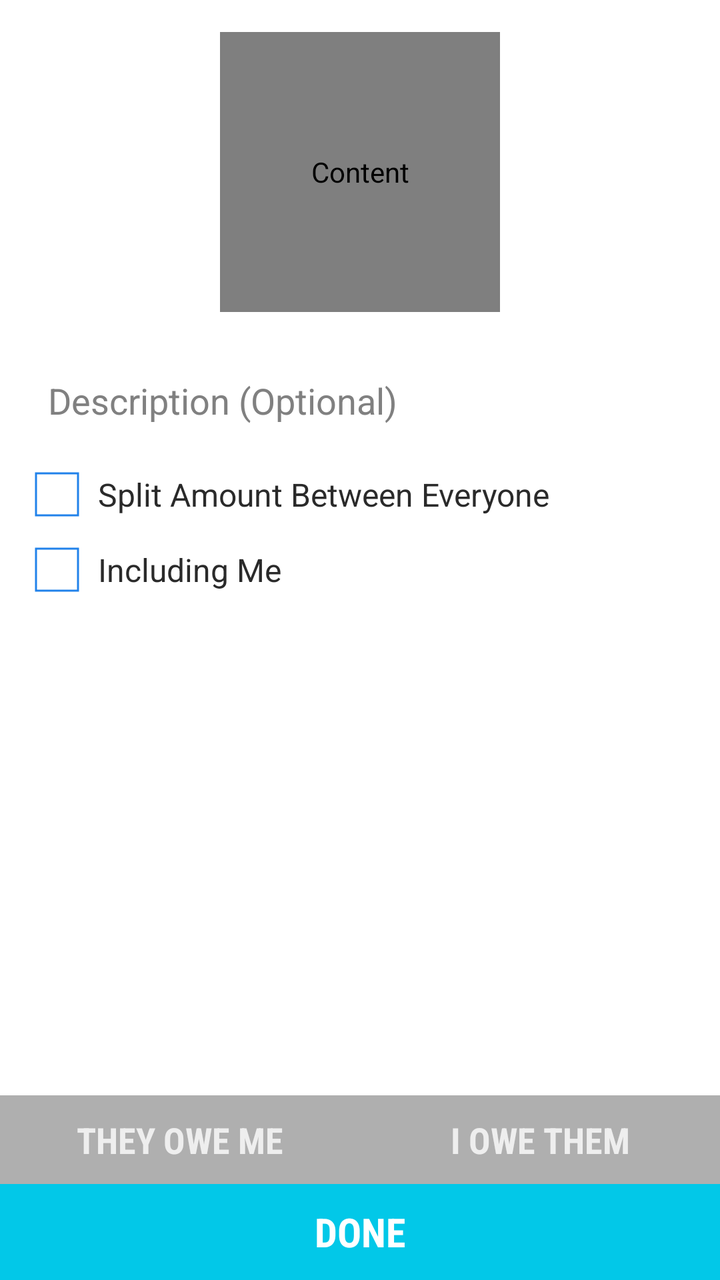
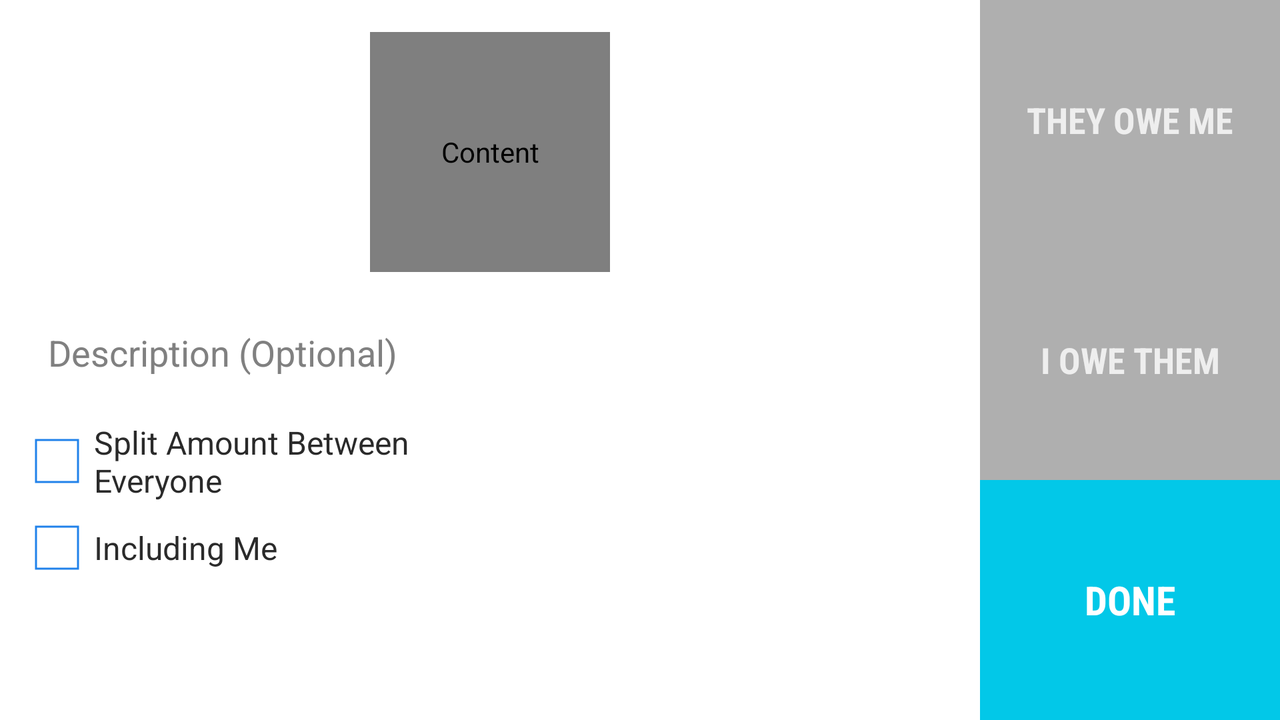

First picture: res/layout/ on a phone held upright. Second picture: the repository's own variant of that layout, on a device whose configuration matches the variant's folder. Source for both follows.
<!-- AndroidManifest.xml: application theme AppTheme -->
<!-- res/layout/fragment_debtsummary.xml -->
<?xml version="1.0" encoding="utf-8"?>
<RelativeLayout
	xmlns:android="http://schemas.android.com/apk/res/android"
    android:layout_width="match_parent"
    android:layout_height="match_parent" >

	<Button
		android:id="@+id/donebtn"
		style="@style/CustomBtn"
		android:layout_width="fill_parent"
		android:layout_height="wrap_content"
		android:layout_alignParentBottom="true"
		android:background="@drawable/btn_wide_red"
		android:fontFamily="sans-serif-condensed"
		android:onClick="onNextButtonClick"
		android:text="@string/done" />

	<LinearLayout
		android:id="@+id/radio_group"
		android:layout_width="fill_parent"
		android:layout_height="wrap_content"
		android:layout_above="@id/donebtn"
		android:background="@color/main_background_slightlyDarker"
		android:orientation="horizontal" >

		<TextView
			android:id="@+id/they_owe_me"
			android:layout_width="0dp"
			android:layout_height="wrap_content"
			android:layout_weight="1"
			android:background="@color/main_background_slightlyDarker"
			android:fontFamily="sans-serif-condensed"
			android:gravity="center_horizontal"
			android:paddingBottom="10dp"
			android:paddingTop="10dp"
			android:text="@string/they_owe_me"
			android:textAllCaps="true"
			android:textColor="@color/main_foreground"
			android:textSize="18sp"
			android:textStyle="bold" />

		<TextView
			android:id="@+id/i_owe_them"
			android:layout_width="0dp"
			android:layout_height="wrap_content"
			android:layout_weight="1"
			android:background="@color/main_background_slightlyDarker"
			android:fontFamily="sans-serif-condensed"
			android:gravity="center_horizontal"
			android:paddingBottom="10dp"
			android:paddingTop="10dp"
			android:text="@string/i_owe_them"
			android:textAllCaps="true"
			android:textColor="@color/main_foreground"
			android:textSize="18sp"
			android:textStyle="bold" />
	</LinearLayout>

	<LinearLayout
		android:id="@+id/header"
		android:layout_width="wrap_content"
		android:layout_height="wrap_content"
		android:layout_centerHorizontal="true"
		android:orientation="horizontal">

	<RelativeLayout
		android:layout_width="wrap_content"
		android:layout_height="wrap_content"
		android:layout_margin="16dp">

		<vnapnic.project.debtmanager.view.RoundedImageView
			android:id="@+id/header_pic3"
			android:layout_width="140dp"
			android:layout_height="140dp"
			android:layout_marginLeft="80dp"
			android:contentDescription="@string/contentDesc"
			android:visibility="gone"/>

		<vnapnic.project.debtmanager.view.RoundedImageView
			android:id="@+id/header_pic2"
			android:layout_width="140dp"
			android:layout_height="140dp"
			android:layout_marginLeft="40dp"
			android:contentDescription="@string/contentDesc"
			android:visibility="gone" />

		<vnapnic.project.debtmanager.view.RoundedImageView
			android:id="@+id/header_pic"
			android:layout_width="140dp"
			android:layout_height="140dp"
			android:contentDescription="@string/contentDesc" />

	</RelativeLayout>

	<TextView
		android:id="@+id/overflow_text"
		android:layout_width="wrap_content"
		android:layout_height="match_parent"
		android:layout_alignParentRight="true"
		android:textSize="30sp"
		android:gravity="center"
		android:fontFamily="sans-serif-light"
		android:visibility="gone"/>

	</LinearLayout>

    <EditText
        android:id="@+id/description"
        android:layout_width="fill_parent"
        android:layout_height="wrap_content"
        android:layout_below="@id/header"
        android:layout_marginTop="8dp"
		android:layout_marginBottom="8dp"
		android:layout_marginLeft="16dp"
		android:layout_marginRight="16dp"
        android:hint="@string/description_hint"
        android:padding="8dp" />

    <CheckBox
        android:id="@+id/split_amount"
        style="@style/CustomCheckBox"
        android:layout_width="fill_parent"
        android:layout_height="wrap_content"
        android:layout_below="@id/description"
		android:layout_marginLeft="16dp"
		android:layout_marginRight="16dp"
        android:checked="false"
        android:padding="8dp"
        android:text="@string/split_amount" />

    <CheckBox
        android:id="@+id/incl_me"
        style="@style/CustomCheckBox"
        android:layout_width="fill_parent"
        android:layout_height="wrap_content"
        android:layout_below="@id/split_amount"
		android:layout_marginLeft="16dp"
		android:layout_marginRight="16dp"
        android:checked="false"
        android:padding="8dp"
        android:text="@string/including_me" />

    <TextView
        android:id="@+id/amount"
        android:layout_width="fill_parent"
        android:layout_height="wrap_content"
        android:layout_below="@id/incl_me"
		android:layout_above="@id/radio_group"
		android:padding="8dp"
        android:fontFamily="sans-serif-condensed"
        android:gravity="center_horizontal|center_vertical"
        android:textColor="@color/emphasised_text"
        android:textSize="60sp" />

</RelativeLayout>
<!-- resources referenced by this layout -->
<resources>
  <color name="emphasised_text">#444</color>
  <color name="main_background_slightlyDarker">#AFAFAF</color>
  <color name="main_foreground">#eee</color>
  <string name="contentDesc">Content</string>
  <string name="description_hint">Description (Optional)</string>
  <string name="done">Done</string>
  <string name="i_owe_them">I Owe Them</string>
  <string name="including_me">Including Me</string>
  <string name="split_amount">Split Amount Between Everyone</string>
  <string name="they_owe_me">They Owe Me</string>
  <style name="CustomBtn" parent="@android:style/Widget.Holo.Button">
          <item name="android:textColor">#FFFFFF</item>
          <item name="android:textSize">20sp</item>
          <item name="android:textStyle">bold</item>
          <item name="android:textAllCaps">true</item>
      </style>
  <style name="CustomCheckBox" parent="@android:style/Widget.CompoundButton.CheckBox">
          <item name="android:button">@drawable/btn_checkbox_custom</item>
          <item name="android:textColor">@color/text</item>
      </style>
  <!-- drawable btn_style_grey (drawable) -->
  <?xml version="1.0" encoding="utf-8"?>
  <shape xmlns:android="http://schemas.android.com/apk/res/android" >
      <solid android:color="@color/main_background" />
  </shape>
  <!-- drawable btn_style_pressed (drawable) -->
  <?xml version="1.0" encoding="utf-8"?>
  <shape xmlns:android="http://schemas.android.com/apk/res/android" >
      <solid android:color="#a1f2ff" />
  </shape>
  <!-- drawable btn_style_red (drawable) -->
  <?xml version="1.0" encoding="utf-8"?>
  <shape xmlns:android="http://schemas.android.com/apk/res/android" >
      <solid android:color="#02c8e8" />
  </shape>
  <color name="text">#2a2a2a</color>
  <style name="AppBaseTheme" parent="android:Theme.Holo.Light.DarkActionBar">
          
      </style>
  <style name="PopupMenu.Myactionbar" parent="@android:style/Widget.Holo.ListPopupWindow">
          <item name="android:popupBackground">@drawable/menu_dropdown_panel_myactionbar</item>	
      </style>
  <style name="DropDownListView.Myactionbar" parent="@android:style/Widget.Holo.ListView.DropDown">
          <item name="android:listSelector">@drawable/selectable_background_myactionbar</item>
      </style>
  <style name="ActionBarTabStyle.Myactionbar" parent="@android:style/Widget.Holo.ActionBar.TabView">
          <item name="android:background">@drawable/tab_indicator_ab_myactionbar</item>
      </style>
  <style name="ActionButton.CloseMode.Myactionbar" parent="@android:style/Widget.Holo.ActionButton.CloseMode">
          <item name="android:background">@drawable/btn_cab_done_myactionbar</item>
      </style>
  <style name="EditTextTheme" parent="android:Widget.EditText">
  	  <item name="android:background">@drawable/edit_text_holo_light</item>
  	  <item name="android:textColor">@color/text</item>
    </style>
  <style name="ButtonTheme" parent="android:Widget.Button">
  	  <item name="android:background">@drawable/btn_default_holo_light</item>
  	  <item name="android:minHeight">48dip</item>
  	  <item name="android:minWidth">64dip</item>
  	  <item name="android:textColor">@color/text</item>
    </style>
  <style name="ImageButtonTheme" parent="android:Widget.ImageButton">
  	  <item name="android:background">@drawable/btn_default_holo_light</item>
    </style>
  <style name="Theme.Myactionbar.Widget" parent="@android:style/Theme.Holo">
          <item name="android:popupMenuStyle">@style/PopupMenu.Myactionbar</item>
          <item name="android:dropDownListViewStyle">@style/DropDownListView.Myactionbar</item>
      </style>
  <color name="main_background">#BABABA</color>
  <style name="ProgressBar.Myactionbar" parent="@android:style/Widget.Holo.ProgressBar.Horizontal">
          <item name="android:progressDrawable">@drawable/progress_horizontal_myactionbar</item>
      </style>
  <!-- some entries are left out for length -->
</resources>
<!-- res/layout-w400dp-land/fragment_debtsummary.xml (the repository's variant of the layout above) -->
<!-- drawn on the phone turned sideways -->
<?xml version="1.0" encoding="utf-8"?>
<RelativeLayout
	xmlns:android="http://schemas.android.com/apk/res/android"
    android:layout_width="match_parent"
    android:layout_height="match_parent" >

	<Button
		android:id="@+id/donebtn"
		style="@style/CustomBtn"
		android:layout_width="150dp"
		android:layout_height="120dp"
		android:layout_alignParentRight="true"
		android:layout_alignParentBottom="true"
		android:background="@drawable/btn_wide_red"
		android:fontFamily="sans-serif-condensed"
		android:onClick="onNextButtonClick"
		android:text="@string/done" />

	<LinearLayout
		android:id="@+id/radio_group"
		android:layout_width="150dp"
		android:layout_height="match_parent"
		android:layout_alignParentRight="true"
		android:layout_above="@id/donebtn"
		android:background="@color/main_background_slightlyDarker"
		android:orientation="vertical" >

		<TextView
			android:id="@+id/they_owe_me"
			android:layout_width="match_parent"
			android:layout_height="0dp"
			android:layout_weight="1"
			android:background="@color/main_background_slightlyDarker"
			android:fontFamily="sans-serif-condensed"
			android:gravity="center"
			android:paddingBottom="10dp"
			android:paddingTop="10dp"
			android:text="@string/they_owe_me"
			android:textAllCaps="true"
			android:textColor="@color/main_foreground"
			android:textSize="18sp"
			android:textStyle="bold" />

		<TextView
			android:id="@+id/i_owe_them"
			android:layout_width="match_parent"
			android:layout_height="0dp"
			android:layout_weight="1"
			android:background="@color/main_background_slightlyDarker"
			android:fontFamily="sans-serif-condensed"
			android:gravity="center"
			android:paddingBottom="10dp"
			android:paddingTop="10dp"
			android:text="@string/i_owe_them"
			android:textAllCaps="true"
			android:textColor="@color/main_foreground"
			android:textSize="18sp"
			android:textStyle="bold" />
	</LinearLayout>

	<LinearLayout
		android:id="@+id/header"
		android:layout_width="wrap_content"
		android:layout_height="wrap_content"
		android:layout_centerHorizontal="true"
		android:layout_toLeftOf="@id/donebtn"
		android:layout_alignParentLeft="true"
		android:gravity="center_horizontal"
		android:orientation="horizontal">

	<RelativeLayout
		android:layout_width="wrap_content"
		android:layout_height="wrap_content"
		android:layout_margin="16dp">

		<vnapnic.project.debtmanager.view.RoundedImageView
			android:id="@+id/header_pic3"
			android:layout_width="120dp"
			android:layout_height="120dp"
			android:layout_marginLeft="72dp"
			android:contentDescription="@string/contentDesc"
			android:visibility="gone"/>

		<vnapnic.project.debtmanager.view.RoundedImageView
			android:id="@+id/header_pic2"
			android:layout_width="120dp"
			android:layout_height="120dp"
			android:layout_marginLeft="36dp"
			android:contentDescription="@string/contentDesc"
			android:visibility="gone" />

		<vnapnic.project.debtmanager.view.RoundedImageView
			android:id="@+id/header_pic"
			android:layout_width="120dp"
			android:layout_height="120dp"
			android:contentDescription="@string/contentDesc" />

	</RelativeLayout>

	<TextView
		android:id="@+id/overflow_text"
		android:layout_width="wrap_content"
		android:layout_height="match_parent"
		android:layout_alignParentRight="true"
		android:textSize="30sp"
		android:gravity="center"
		android:fontFamily="sans-serif-light"
		android:visibility="gone"/>

	</LinearLayout>

    <EditText
        android:id="@+id/description"
        android:layout_width="fill_parent"
        android:layout_height="wrap_content"
        android:layout_below="@id/header"
        android:layout_marginTop="4dp"
		android:layout_marginBottom="8dp"
		android:layout_toLeftOf="@id/donebtn"
		android:layout_marginLeft="16dp"
		android:layout_marginRight="16dp"
        android:hint="@string/description_hint"
        android:padding="8dp" />


	<TextView
		android:id="@+id/amount"
		android:layout_width="fill_parent"
		android:layout_height="wrap_content"
		android:layout_below="@id/description"
		android:layout_toLeftOf="@id/radio_group"
		android:fontFamily="sans-serif-condensed"
		android:layout_toRightOf="@id/incl_me"
		android:gravity="center_horizontal|center_vertical"
		android:textColor="@color/emphasised_text"
		android:textSize="60sp" />

    <CheckBox
        android:id="@+id/split_amount"
        style="@style/CustomCheckBox"
        android:layout_width="200dp"
        android:layout_height="wrap_content"
        android:layout_below="@id/description"
		android:layout_marginLeft="16dp"
		android:layout_marginRight="16dp"
        android:checked="false"
        android:padding="6dp"
        android:text="@string/split_amount" />

    <CheckBox
        android:id="@+id/incl_me"
        style="@style/CustomCheckBox"
        android:layout_width="200dp"
        android:layout_height="wrap_content"
        android:layout_below="@id/split_amount"
		android:layout_marginLeft="16dp"
		android:layout_marginRight="16dp"
        android:checked="false"
        android:padding="6dp"
        android:text="@string/including_me" />

</RelativeLayout>
